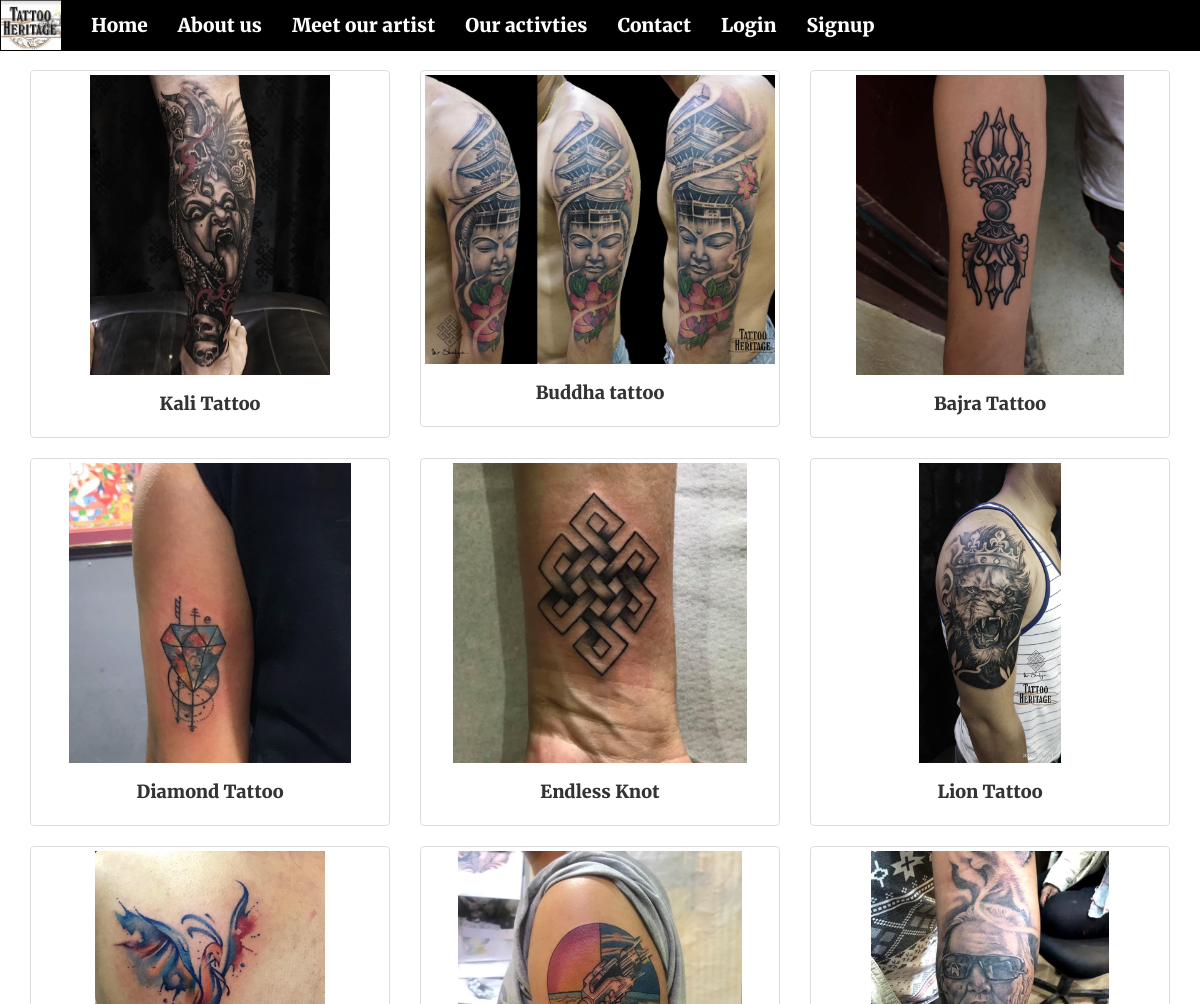
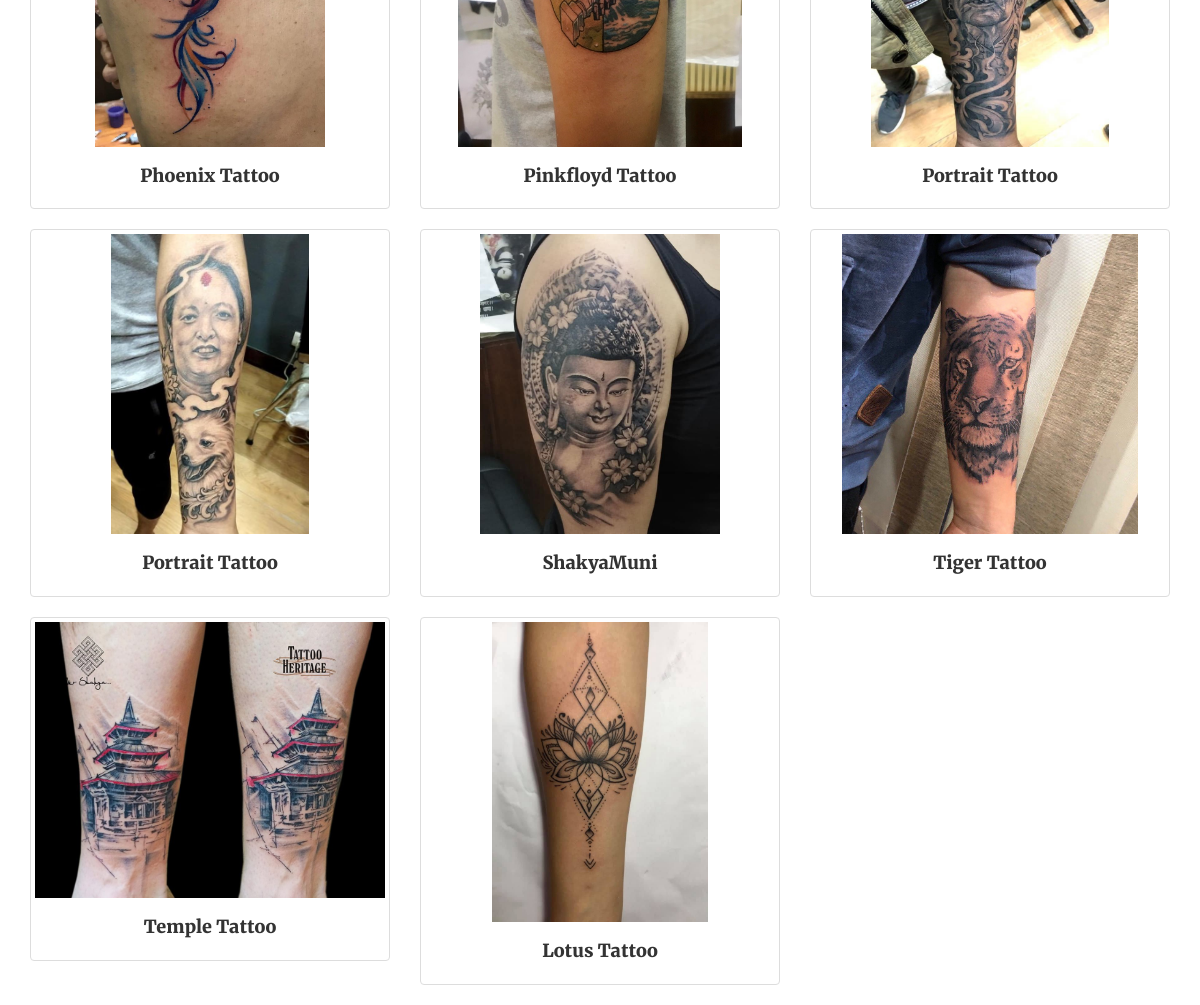
Screenshot of /design.php with the database file from the repository (2 pictures, top to bottom).
### tables this page shows
CREATE TABLE `design` (
  `d_id` int(11) NOT NULL,
  `d_name` varchar(30) NOT NULL,
  `d_photo` varchar(500) NOT NULL,
  `e_id` int(11) DEFAULT NULL
);

### design.php (the view, shortened to what this page needs)
<?php
      $con=mysqli_connect("localhost","root","","tattoo_heritage");
      if(!$con)
      	die("Can't connect to the database");
    else
      $sql="SELECT d_name, d_photo, d_id FROM design";
?>
<!DOCTYPE html>
<html>
<head>
	<link rel="stylesheet" type="text/css" href="css/homecss.css">
	<link rel="stylesheet" href="https://maxcdn.bootstrapcdn.com/bootstrap/3.4.0/css/bootstrap.min.css">
</head>
<body>
	<nav class="navbar navbar-fixed-top ">
      <div class="container-fluid">
          <div class="navbar-header">
            <a class="navbar-brand" href="#"><img src="image/logo.jpg" ></a>
          </div>
          <div class="collapse navbar-collapse" id="myNavbar">
          <ul class="nav navbar-nav">
              <li class="nav-item">
                <a class="nav-link" href="home.php" style="color: white">Home</a>
              </li>
              <li class="nav-item">
                <a class="nav-link" href="about.php" style="color: white">About us</a>
              </li>
              <?php
              if (!isset($_SESSION['user']) && !isset($_SESSION['admin'])){ ?>
                <li class="nav-item">
                <a class="nav-link" href="artist.php" style="color: white">Meet our artist</a>
                </li>
                <li class="nav-item">
                  <a class="nav-link" href="activity.php" style="color: white">Our activties</a>
                </li>
                <li class="nav-item">
                  <a class="nav-link" href="contactph.php" style="color: white">Contact</a>
                </li>
                <li class="nav-item">
                  <a class="nav-link" href="login.php" style="color: white">Login</a>
                </li>
                <li class="nav-item">
                  <a class="nav-link" href="signup.php" style="color: white">Signup</a>
                </li>
              <?php }?>
          </ul>
        </div>
      </div>
    </nav>
	<div class="container">
		<div class="row">
		<?php
			if ($result=mysqli_query($con,$sql)){
				while ($row=mysqli_fetch_row($result)){?>
					<div class="col-md-6 col-lg-4 col-sm-6">
						<div class="thumbnail">
              <?php
              if (!isset($_SESSION['user'])){ ?>
							     <a href="">
	          					<img src="<?=$row[1]?>">
	          					<div class="caption">
		            				<h4 align="center"><?= $row[0] ?></h4>
	          					</div>
	        				 </a>
              <?php }?>
						</div>
					</div>
				<?php }
	    		}?>
		</div>
	</div>
</body>
</html>

### css/homecss.css (style rules this page uses)
* { margin: 0; padding: 0; font-family: Merriweather; }
.navbar { background-color: black; }
.navbar-brand img { margin: -15px 0 -26px -14px; height: 50px; width: 60px; }
li { font-size: 19px; }
a { color: white; }
div { font-size: 17px; }
.container { margin-top: 70px; }
h4 { text-align: center; }

### design.php (style rules this page uses)
.thumbnail img { max-height: 300px; }

### rows the page displays
design: d_photo (picture), d_name "Kali Tattoo"
design: d_photo (picture), d_name "Buddha tattoo"
design: d_photo (picture), d_name "Bajra Tattoo"
design: d_photo (picture), d_name "Diamond Tattoo"
design: d_photo (picture), d_name "Endless Knot"
design: d_photo (picture), d_name "Lion Tattoo"
design: d_photo (picture), d_name "Phoenix Tattoo"
design: d_photo (picture), d_name "Pinkfloyd Tattoo"
design: d_photo (picture), d_name "Portrait Tattoo"
design: d_photo (picture), d_name "Portrait Tattoo"
design: d_photo (picture), d_name "ShakyaMuni"
design: d_photo (picture), d_name "Tiger Tattoo"
design: d_photo (picture), d_name "Temple Tattoo"
design: d_photo (picture), d_name "Lotus Tattoo"
